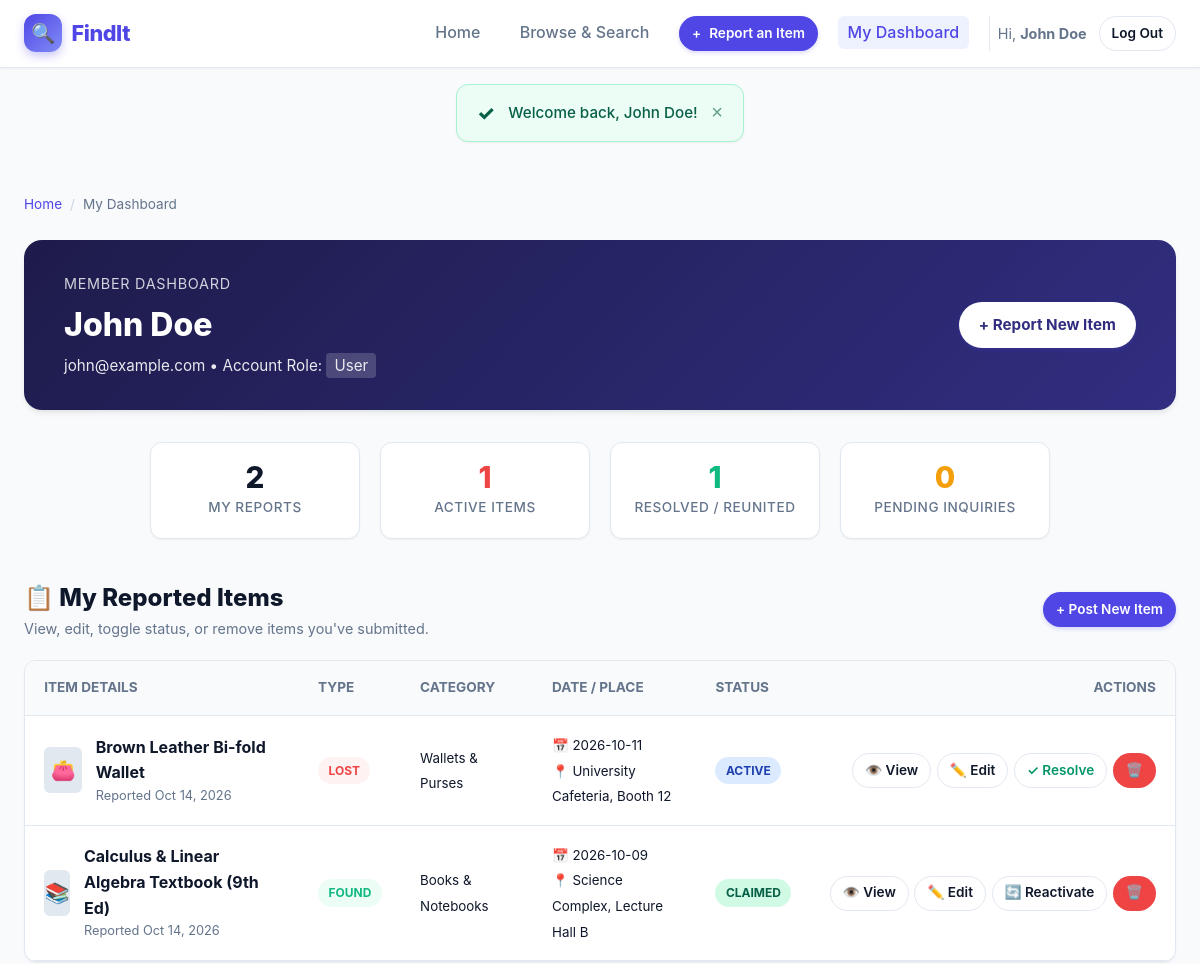
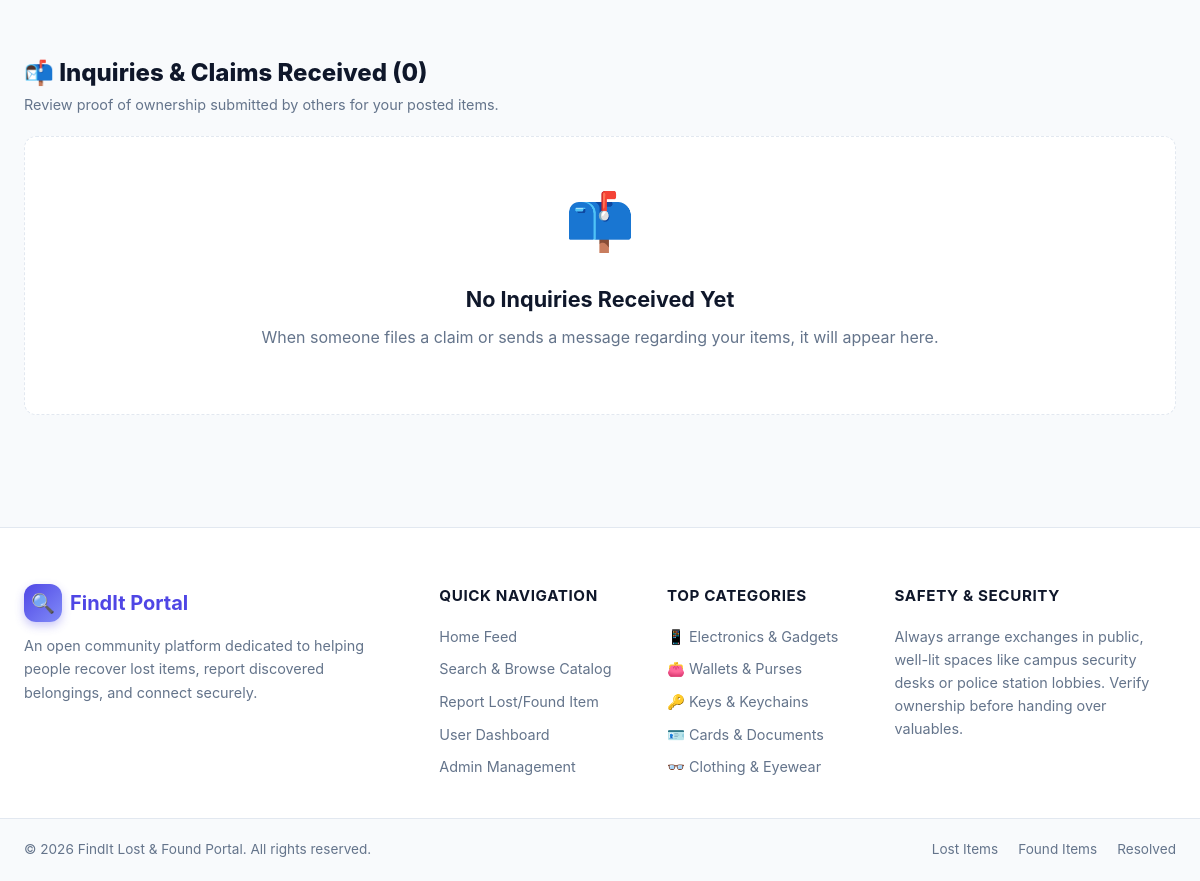
The app's page /dashboard.php (signed in) with its own data (2 pictures, top to bottom).
### tables this page shows
CREATE TABLE items (
            id INTEGER PRIMARY KEY AUTOINCREMENT,
            user_id INTEGER,
            type TEXT NOT NULL,               -- 'lost' or 'found'
            title TEXT NOT NULL,
            category TEXT NOT NULL,
            description TEXT NOT NULL,
            location TEXT NOT NULL,
            item_date TEXT NOT NULL,
            image_path TEXT,
            contact_name TEXT NOT NULL,
            contact_email TEXT NOT NULL,
            contact_phone TEXT,
            status TEXT DEFAULT 'active',     -- 'active', 'claimed', 'returned'
            security_secret TEXT NOT NULL,
            created_at DATETIME DEFAULT CURRENT_TIMESTAMP,
            updated_at DATETIME DEFAULT CURRENT_TIMESTAMP,
            FOREIGN KEY (user_id) REFERENCES users(id) ON DELETE SET NULL
        );

### includes/auth.php (called while the page is built, shortened)
<?php
require_once __DIR__ . '/functions.php';
function is_logged_in() {
    return isset($_SESSION['user_id']) && !empty($_SESSION['user_id']);
}
function current_user() {
    return [
        'id'    => $_SESSION['user_id'],
        'name'  => $_SESSION['user_name'] ?? 'User',
        'email' => $_SESSION['user_email'] ?? '',
        'role'  => $_SESSION['user_role'] ?? 'user'
    ];
}

### dashboard.php (the view, shortened to what this page needs)
<?php
require_once __DIR__ . '/includes/header.php';
$pdo = getDbConnection();
$user = current_user();
$userId = $user['id'];
$itemsStmt = $pdo->prepare("SELECT * FROM items WHERE user_id = :user_id ORDER BY created_at DESC");
$itemsStmt->execute([':user_id' => $userId]);
$myItems = $itemsStmt->fetchAll();
$claimsStmt = $pdo->prepare("
    SELECT c.*, i.title as item_title, i.type as item_type, i.id as item_id
    FROM claims c
    JOIN items i ON c.item_id = i.id
    WHERE i.user_id = :user_id
    ORDER BY c.created_at DESC
");
$claimsStmt->execute([':user_id' => $userId]);
$incomingClaims = $claimsStmt->fetchAll();
$totalPosted = count($myItems);
$activeItems = 0;
$resolvedItems = 0;
foreach ($myItems as $item) {
    if ($item['status'] === 'active') $activeItems++;
    else $resolvedItems++;
}
$pendingClaims = 0;
?>
<main class="main-wrapper">
    <div class="breadcrumbs">
        <a href="index.php">Home</a>
        <span class="divider">/</span>
        <span>My Dashboard</span>
    </div>
    <div style="background: linear-gradient(135deg, #1e1b4b 0%, #312e81 100%); color: #ffffff; padding: 2rem 2.5rem; border-radius: var(--radius-lg); margin-bottom: 2rem; box-shadow: var(--shadow-md); display: flex; justify-content: space-between; align-items: center; flex-wrap: wrap; gap: 1.5rem;">
        <div>
            <div style="font-size: 0.9rem; text-transform: uppercase; letter-spacing: 0.05em; opacity: 0.8; margin-bottom: 0.25rem;">Member Dashboard</div>
            <h1 style="font-size: 2rem; font-weight: 800;"><?= htmlspecialchars($user['name']) ?></h1>
            <p style="opacity: 0.9; font-size: 0.95rem; margin-top: 0.25rem;"><?= htmlspecialchars($user['email']) ?> • Account Role: <span style="text-transform: capitalize; background: rgba(255,255,255,0.2); padding: 0.2rem 0.5rem; border-radius: 4px;"><?= htmlspecialchars($user['role']) ?></span></p>
        </div>
        <div style="display: flex; gap: 0.75rem;">
            <a href="report.php" class="btn btn-primary" style="background: #ffffff; color: #312e81; font-weight: 700;">
                + Report New Item
            </a>
        </div>
    </div>
    <div class="stats-container" style="margin-top: 0; margin-bottom: 2.5rem;">
        <div class="stat-card">
            <span class="stat-number"><?= $totalPosted ?></span>
            <span class="stat-label">My Reports</span>
        </div>
        <div class="stat-card">
            <span class="stat-number" style="color: var(--lost-color);"><?= $activeItems ?></span>
            <span class="stat-label">Active Items</span>
        </div>
        <div class="stat-card">
            <span class="stat-number" style="color: var(--found-color);"><?= $resolvedItems ?></span>
            <span class="stat-label">Resolved / Reunited</span>
        </div>
        <div class="stat-card">
            <span class="stat-number" style="color: #f59e0b;"><?= $pendingClaims ?></span>
            <span class="stat-label">Pending Inquiries</span>
        </div>
    </div>
    <div style="margin-bottom: 3.5rem;">
        <div style="display: flex; justify-content: space-between; align-items: center; margin-bottom: 1.25rem;">
            <div>
                <h2 style="font-size: 1.5rem; font-weight: 800;">📋 My Reported Items</h2>
                <p style="color: var(--text-muted); font-size: 0.9rem;">View, edit, toggle status, or remove items you've submitted.</p>
            </div>
            <a href="report.php" class="btn btn-primary btn-sm">+ Post New Item</a>
        </div>
        <?php if (empty($myItems)): ?>
            <div class="empty-state">
                <div class="empty-state-icon">📝</div>
                <h3>You Haven't Reported Any Items Yet</h3>
                <p>Have you lost a personal possession or found someone else's belonging?</p>
                <a href="report.php" class="btn btn-primary">Report an Item Now</a>
            </div>
        <?php else: ?>
            <div class="table-container">
                <table class="data-table">
                    <thead>
                        <tr>
                            <th>Item Details</th>
                            <th>Type</th>
                            <th>Category</th>
                            <th>Date / Place</th>
                            <th>Status</th>
                            <th style="text-align: right;">Actions</th>
                        </tr>
                    </thead>
                    <tbody>
                        <?php foreach ($myItems as $item): ?>
                            <tr>
                                <td>
                                    <div style="display: flex; align-items: center; gap: 0.85rem;">
                                        <?php if (!empty($item['image_path']) && file_exists(UPLOAD_DIR . $item['image_path'])): ?>
                                            <img src="<?= UPLOAD_WEB_PATH . htmlspecialchars($item['image_path']) ?>" alt="" style="width: 46px; height: 46px; object-fit: cover; border-radius: var(--radius-sm);">
                                        <?php else: ?>
                                            <div style="width: 46px; height: 46px; background: #e2e8f0; border-radius: var(--radius-sm); display: flex; align-items: center; justify-content: center; font-size: 1.25rem;">
                                                <?= get_category_icon($item['category']) ?>
                                            </div>
                                        <?php endif; ?>
                                        <div>
                                            <a href="item.php?id=<?= $item['id'] ?>" style="font-weight: 700; color: var(--text-main);">
                                                <?= htmlspecialchars($item['title']) ?>
                                            </a>
                                            <div style="font-size: 0.8rem; color: var(--text-muted);">
                                                Reported <?= time_ago($item['created_at']) ?>
                                            </div>
                                        </div>
                                    </div>
                                </td>
                                <td>
                                    <span class="status-pill" style="<?= ($item['type'] === 'lost') ? 'background: var(--lost-light); color: var(--lost-color);' : 'background: var(--found-light); color: var(--found-color);' ?>">
                                        <?= ucfirst($item['type']) ?>
                                    </span>
                                </td>
                                <td>
                                    <small><?= htmlspecialchars(get_category_label($item['category'])) ?></small>
                                </td>
                                <td>
                                    <small>📅 <?= htmlspecialchars($item['item_date']) ?><br>📍 <?= htmlspecialchars($item['location']) ?></small>
                                </td>
                                <td>
                                    <span class="status-pill status-<?= ($item['status'] === 'active') ? 'active' : 'returned' ?>">
                                        <?= ucfirst($item['status']) ?>
                                    </span>
                                </td>
                                <td style="text-align: right; white-space: nowrap;">
                                    <div style="display: inline-flex; gap: 0.35rem;">
                                        <a href="item.php?id=<?= $item['id'] ?>" class="btn btn-secondary btn-sm" title="View details">
                                            👁️ View
                                        </a>
                                        <a href="edit_item.php?id=<?= $item['id'] ?>" class="btn btn-secondary btn-sm" title="Edit details">
                                            ✏️ Edit
                                        </a>
                                        <?php if ($item['status'] === 'active'): ?>
                                            <a href="update_status.php?id=<?= $item['id'] ?>&status=claimed&csrf=<?= generate_csrf_token() ?>" class="btn btn-secondary btn-sm" style="color: #059669;" title="Mark as resolved">
                                                ✓ Resolve
                                            </a>
                                        <?php else: ?>
                                            <a href="update_status.php?id=<?= $item['id'] ?>&status=active&csrf=<?= generate_csrf_token() ?>" class="btn btn-secondary btn-sm" title="Reactivate item">
                                                🔄 Reactivate
                                            </a>
                                        <?php endif; ?>
                                        <a href="delete_item.php?id=<?= $item['id'] ?>&csrf=<?= generate_csrf_token() ?>" class="btn btn-danger btn-sm confirm-delete" data-title="<?= htmlspecialchars($item['title']) ?>" title="Delete record">
                                            🗑️
                                        </a>
                                    </div>
                                </td>
                            </tr>
                        <?php endforeach; ?>
                    </tbody>
                </table>
            </div>
        <?php endif; ?>
    </div>
    <div>
        <div style="display: flex; justify-content: space-between; align-items: center; margin-bottom: 1.25rem;">
            <div>
                <h2 style="font-size: 1.5rem; font-weight: 800;">📬 Inquiries &amp; Claims Received (<?= count($incomingClaims) ?>)</h2>
                <p style="color: var(--text-muted); font-size: 0.9rem;">Review proof of ownership submitted by others for your posted items.</p>
            </div>
        </div>
        <?php if (empty($incomingClaims)): ?>
            <div class="empty-state" style="padding: 2.5rem 1rem;">
                <div class="empty-state-icon">📫</div>
                <h3>No Inquiries Received Yet</h3>
                <p>When someone files a claim or sends a message regarding your items, it will appear here.</p>
            </div>
        <?php endif; ?>
    </div>
</main>
<?php require_once __DIR__ . '/includes/footer.php'; ?>

### css/style.css (style rules this page uses)
:root { --primary: #4f46e5; --primary-hover: #4338ca; --primary-light: #eef2ff; --lost-color: #ef4444; --lost-light: #fef2f2; --found-color: #10b981; --found-light: #ecfdf5; --claimed-color: #64748b; --claimed-light: #f1f5f9; --text-main: #0f172a; --text-muted: #64748b; --bg-body: #f8fafc; --bg-card: #ffffff; --border-color: #e2e8f0; --border-focus: #818cf8; --radius-sm: 6px; --radius-md: 12px; --radius-lg: 18px; --radius-full: 9999px; --shadow-sm: 0 1px 2px 0 rgb(0 0 0 / 0.05); --shadow-md: 0 4px 6px -1px rgb(0 0 0 / 0.08), 0 2px 4px -2px rgb(0 0 0 / 0.06); --shadow-lg: 0 10px 15px -3px rgb(0 0 0 / 0.08), 0 4px 6px -4px rgb(0 0 0 / 0.05); --shadow-xl: 0 20px 25px -5px rgb(0 0 0 / 0.1), 0 8px 10px -6px rgb(0 0 0 / 0.08); --transition: all 0.2s cubic-bezier(0.16, 1, 0.3, 1); }
* { box-sizing: border-box; margin: 0; padding: 0; }
body { font-family: -apple-system, BlinkMacSystemFont, "Segoe UI", Roboto, "Helvetica Neue", Arial, sans-serif; background-color: var(--bg-body); color: var(--text-main); line-height: 1.6; min-height: 100vh; display: flex; flex-direction: column; }
a { color: inherit; text-decoration: none; }
.breadcrumbs { display: flex; align-items: center; gap: 0.5rem; font-size: 0.85rem; color: var(--text-muted); margin-bottom: 1.5rem; }
.breadcrumbs a { color: var(--primary); text-decoration: none; }
.breadcrumbs span.divider { color: #cbd5e1; }
.btn { display: inline-flex; align-items: center; justify-content: center; gap: 0.5rem; padding: 0.6rem 1.2rem; border-radius: var(--radius-full); font-weight: 600; font-size: 0.95rem; cursor: pointer; transition: var(--transition); border: 1px solid transparent; outline: none; }
.btn-primary { background-color: var(--primary); color: #ffffff; box-shadow: 0 2px 4px rgba(79, 70, 229, 0.2); }
.btn-secondary { background-color: #ffffff; color: var(--text-main); border-color: var(--border-color); }
.btn-danger { background-color: var(--lost-color); color: #ffffff; }
.btn-sm { padding: 0.35rem 0.75rem; font-size: 0.85rem; }
.stats-container { display: grid; grid-template-columns: repeat(4, 1fr); gap: 1.25rem; max-width: 900px; margin: 2rem auto 0; }
.stat-card { background: #ffffff; padding: 1.2rem 1rem; border-radius: var(--radius-md); border: 1px solid var(--border-color); box-shadow: var(--shadow-sm); display: flex; flex-direction: column; align-items: center; transition: var(--transition); }
.stat-number { font-size: 1.85rem; font-weight: 800; color: var(--text-main); line-height: 1; margin-bottom: 0.3rem; }
.stat-label { font-size: 0.85rem; color: var(--text-muted); font-weight: 500; text-transform: uppercase; letter-spacing: 0.04em; }
.main-wrapper { max-width: 1200px; margin: 2rem auto; padding: 0 1.5rem; flex: 1; width: 100%; }
.empty-state { grid-column: 1 / -1; text-align: center; padding: 4rem 1.5rem; background: #ffffff; border-radius: var(--radius-md); border: 1px dashed var(--border-color); }
.empty-state-icon { font-size: 3.5rem; margin-bottom: 1rem; color: #94a3b8; }
.empty-state h3 { font-size: 1.35rem; font-weight: 700; margin-bottom: 0.5rem; }
.empty-state p { color: var(--text-muted); margin-bottom: 1.5rem; }
.table-container { background: #ffffff; border-radius: var(--radius-md); border: 1px solid var(--border-color); box-shadow: var(--shadow-sm); overflow-x: auto; }
.data-table { width: 100%; border-collapse: collapse; text-align: left; }
.data-table th, .data-table td { padding: 1rem 1.2rem; border-bottom: 1px solid var(--border-color); }
.data-table th { background-color: #f8fafc; font-weight: 700; font-size: 0.85rem; text-transform: uppercase; color: var(--text-muted); }
.status-pill { display: inline-block; padding: 0.25rem 0.65rem; border-radius: var(--radius-full); font-size: 0.75rem; font-weight: 700; text-transform: uppercase; }
.status-active { background-color: #dbeafe; color: #1e40af; }
.status-returned { background-color: #d1fae5; color: #065f46; }

### records on screen
items: contact_name "John Doe", contact_email "john@example.com", category "👛", title "Brown Leather Bi-fold Wallet", created_at "Oct 14, 2026", type "LOST", category "Wallets & Purses", item_date "2026-10-11", location "University Cafeteria, Booth 12", status "ACTIVE"
items: category "📚", title "Calculus & Linear Algebra Textbook (9th Ed)", created_at "Oct 14, 2026", type "FOUND", category "Books & Notebooks", item_date "2026-10-09", location "Science Complex, Lecture Hall B", status "CLAIMED"

### other values on screen
$user['name'] "John Doe"
$icon "✓"
$msg "Welcome back, John Doe!"
$user['role'] "User"
$totalPosted "2"
$activeItems "1"
$resolvedItems "1"
$pendingClaims "0"
count($incomingClaims) "0"
$cat['icon'] "📱"
$cat['label'] "Electronics & Gadgets"
$cat['icon'] "👛"
$cat['label'] "Wallets & Purses"
$cat['icon'] "🔑"
$cat['label'] "Keys & Keychains"
